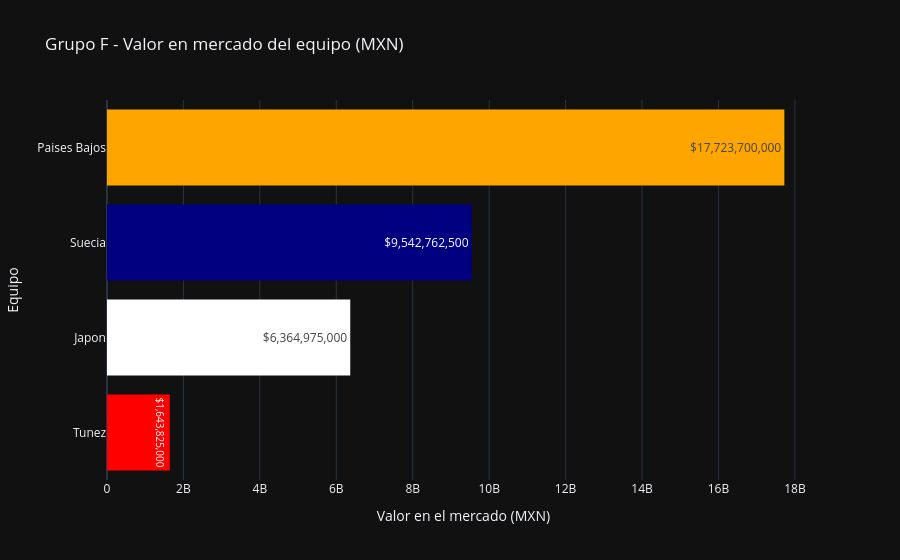

Notebook code for this chart:
### Code cell
plot_squad_values(df_group_f, title="Grupo F - Valor en mercado del equipo (MXN)", colors=[ "red", "white", "navy","orange"])

### Figure 1 — Plotly figure (JSON) as saved in the notebook; plotly's stock layout.template omitted (floating-point values rounded to 4 significant figures)
{"data": [{"marker": {"color": ["red", "white", "navy", "orange"], "line": {"width": 0}}, "orientation": "h", "text": ["$1,643,825,000", "$6,364,975,000", "$9,542,762,500", "$17,723,700,000"], "textposition": "inside", "type": "bar", "x": [1644000000.0, 6365000000.0, 9543000000.0, 17720000000.0], "y": ["Tunez", "Japon", "Suecia", "Paises Bajos"]}], "layout": {"showlegend": false, "title": {"text": "Grupo F - Valor en mercado del equipo (MXN)"}, "xaxis": {"title": {"text": "Valor en el mercado (MXN)"}}, "yaxis": {"title": {"text": "Equipo"}}}}
